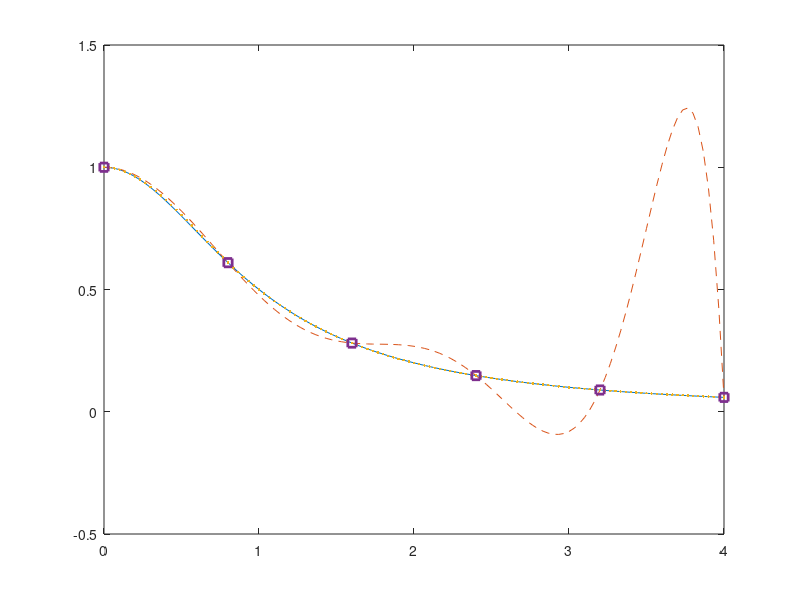

MATLAB code to generate this figure: (Note: this script raises an error after producing the figure.)
function polyplot
% Example: polyplot
% ~~~~~~~~~~~~~~~~~~
% This program illustrates polynomial and
% spline interpolation methods applied to
% approximate the function 1/(1+x^2).
%
% User inline functions used:
%
% cbp, Ylsq, yexact

% Function for Chebyshev data points
cbp = inline(['(a+b)/2+(a-b)/2*cos(pi/n*(1/2:n))'], 'a', 'b', 'n');

% Polynomial of degree n to least square fit
% data points in vectors xd,yd
Ylsq = inline('polyval(polyfit(xd,yd,n),x)', 'xd', 'yd', 'n', 'x');

% Function to be approximated by polynomials
yexact=inline('1./(1+abs(x).^p)','p','x');

% Set data parameters. Functions linspace and
% cbp generate data with even and Chebyshev
% spacing
n = 10;
nd = n + 1; a=-4; b=4; p=2;
xeven=linspace(a,b,nd); yeven=yexact(p,xeven);
xcbp=cbp(a,b,nd); ycbp=yexact(p,xcbp);
nlsq=501; % Number of least square points
xlsq=linspace(a,b,nlsq); ylsq=yexact(p,xlsq);

% Compute interpolated functions for plotting
xplt=linspace(0,b,121); yplt=yexact(p,xplt);
yyeven=Ylsq(xeven,yeven,n,xplt);
yycbp=Ylsq(xcbp,ycbp,n,xplt);
yylsq=Ylsq(xlsq,ylsq,n,xplt);
yyspln=spline(xeven,yeven,xplt);

% Plot results
j=6:nd; % Plot only data points for x>=0
plot(xplt,yplt,'-',xplt,yyeven,'--',...
xplt,yyspln,'.',xeven(j),yeven(j),...
's','linewidth',2)
legend('Exact Function',...
'Poly. for Even Spacing',...
'Spline Curve',...
'Interpolation Points',2)
title(['SPLINE CURVE AND POLYNOMIAL ',...
'USING EVEN SPACING'])

xlabel('x axis'), ylabel('function values')
% print(gcf,'-deps','splpofit')
shg, pause
plot(xplt,yplt,'-',xplt,yycbp,'--',...
xplt,yylsq,'.',xcbp(j),ycbp(j),'s',...
'linewidth',2)
legend('Exact Function',...
'Poly. for Chebyshev Points',...
'Least Square Poly. Fit',...
'Interpolation Points',1)
title(['LEAST SQUARE POLY. AND POLY. ',...
'USING CHEBYSHEV POINTS'])
xlabel('x axis'), ylabel('function values')
% print(gcf,'-deps','lsqchfit')
shg, disp(' '), disp('All Done')